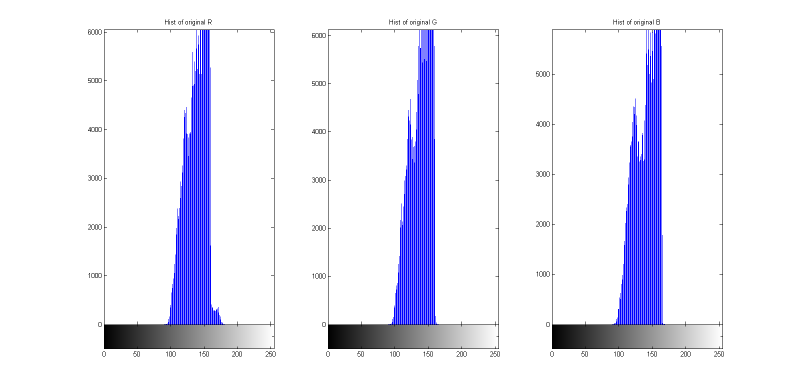
%> input picture hw2/originalHist.png, 1597 x 783 px (shown at 1/2 size)
$ octave --eval "result = samp_quan('originalHist.png');"   (GNU Octave 9; MATLAB toolbox functions it lacks are replaced by stand-ins)
%> lines starting %> are read from the running program, lines starting %| are printed output that depends on the picture; in (x1, y1, x2, y2) boxes, pixels count from 0 and x2, y2 are one past the last pixel; in counts of white or black regions, pixels touching at a corner belong together; the program's own positions count from 1
function img = samp_quan( filename )
%> called with filename = 'originalHist.png'
img_ori = imread(filename);
%> img_ori is the input picture: size 783x1597x3 uint8; mean R, G, B 232.7, 232.7, 248
figure(1);imshow(img_ori);
f = 10;
[row, col, ~] = size(img_ori);
%> row = 783; col = 1597
%sample
img_new = img_ori(1:f:row, 1:f:col, :);
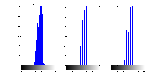
%> img_new: size 79x160x3 uint8; mean R, G, B 234.8, 234.8, 249.2
figure(2);imshow(img_new);

[row_sam, col_sam] = size(img_new);
%> row_sam = 79; col_sam = 480
img = img_new;
for i = 1: row_sam
    for j = 1:col_sam
        quan = floor(img_new(i,j)/52);
        switch quan
            case 0
                img(i, j) = 51;
            case 1
                img(i, j) = 107;
            case 2
                img(i, j) = 153;
            case 3
                img(i,j) = 204;
            case 4
                img(i,j) = 255;
        end
    end
end
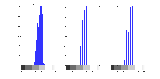
%> img: size 79x160x3 uint8; 9.57% of pixels changed, all inside (x1, y1, x2, y2) = (18, 4, 145, 72)
figure(3);imshow(img, [0, 255]);
end

$ run again, on hw2/enhanced.png
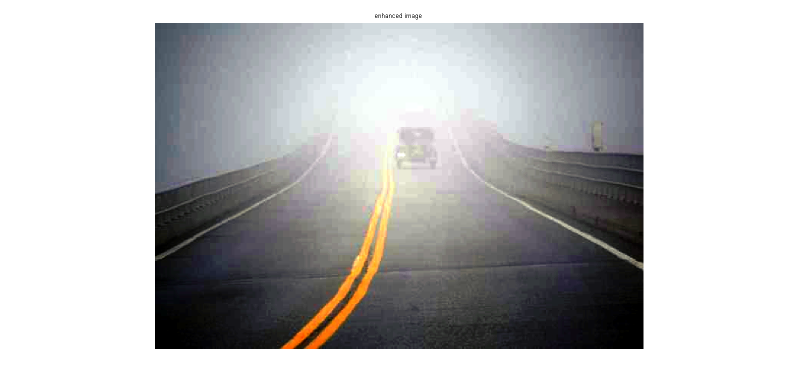
%> input picture hw2/enhanced.png, 1597 x 783 px (shown at 1/2 size)
%> in samp_quan, img_ori is the input picture: size 783x1597x3 uint8; mean R, G, B 190.1, 189.9, 190.1
%> in samp_quan, `img_new = img_ori(1:f:row, 1:f:col, :);`:
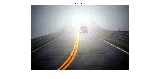
%> img_new: size 79x160x3 uint8; mean R, G, B 190.8, 190.7, 190.9
%> after the loop in samp_quan, `for i = 1: row_sam`:
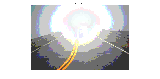
%> img: size 79x160x3 uint8; mean R, G, B 213.5, 213.5, 213.5

$ run again, on hw2/equalHist.png
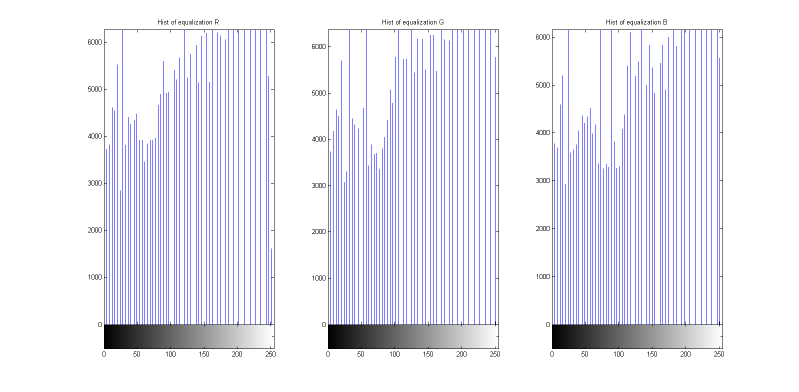
%> input picture hw2/equalHist.png, 1597 x 783 px (shown at 1/2 size)
%> in samp_quan, img_ori is the input picture: size 783x1597x3 uint8; mean R, G, B 233.6, 233.6, 247.9
%> in samp_quan, `img_new = img_ori(1:f:row, 1:f:col, :);`:
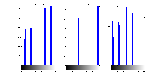
%> img_new: size 79x160x3 uint8; mean R, G, B 233, 233, 249.1
%> after the loop in samp_quan, `for i = 1: row_sam`:
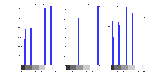
%> img: size 79x160x3 uint8; 10.29% of pixels changed, all inside (x1, y1, x2, y2) = (18, 4, 145, 72)
